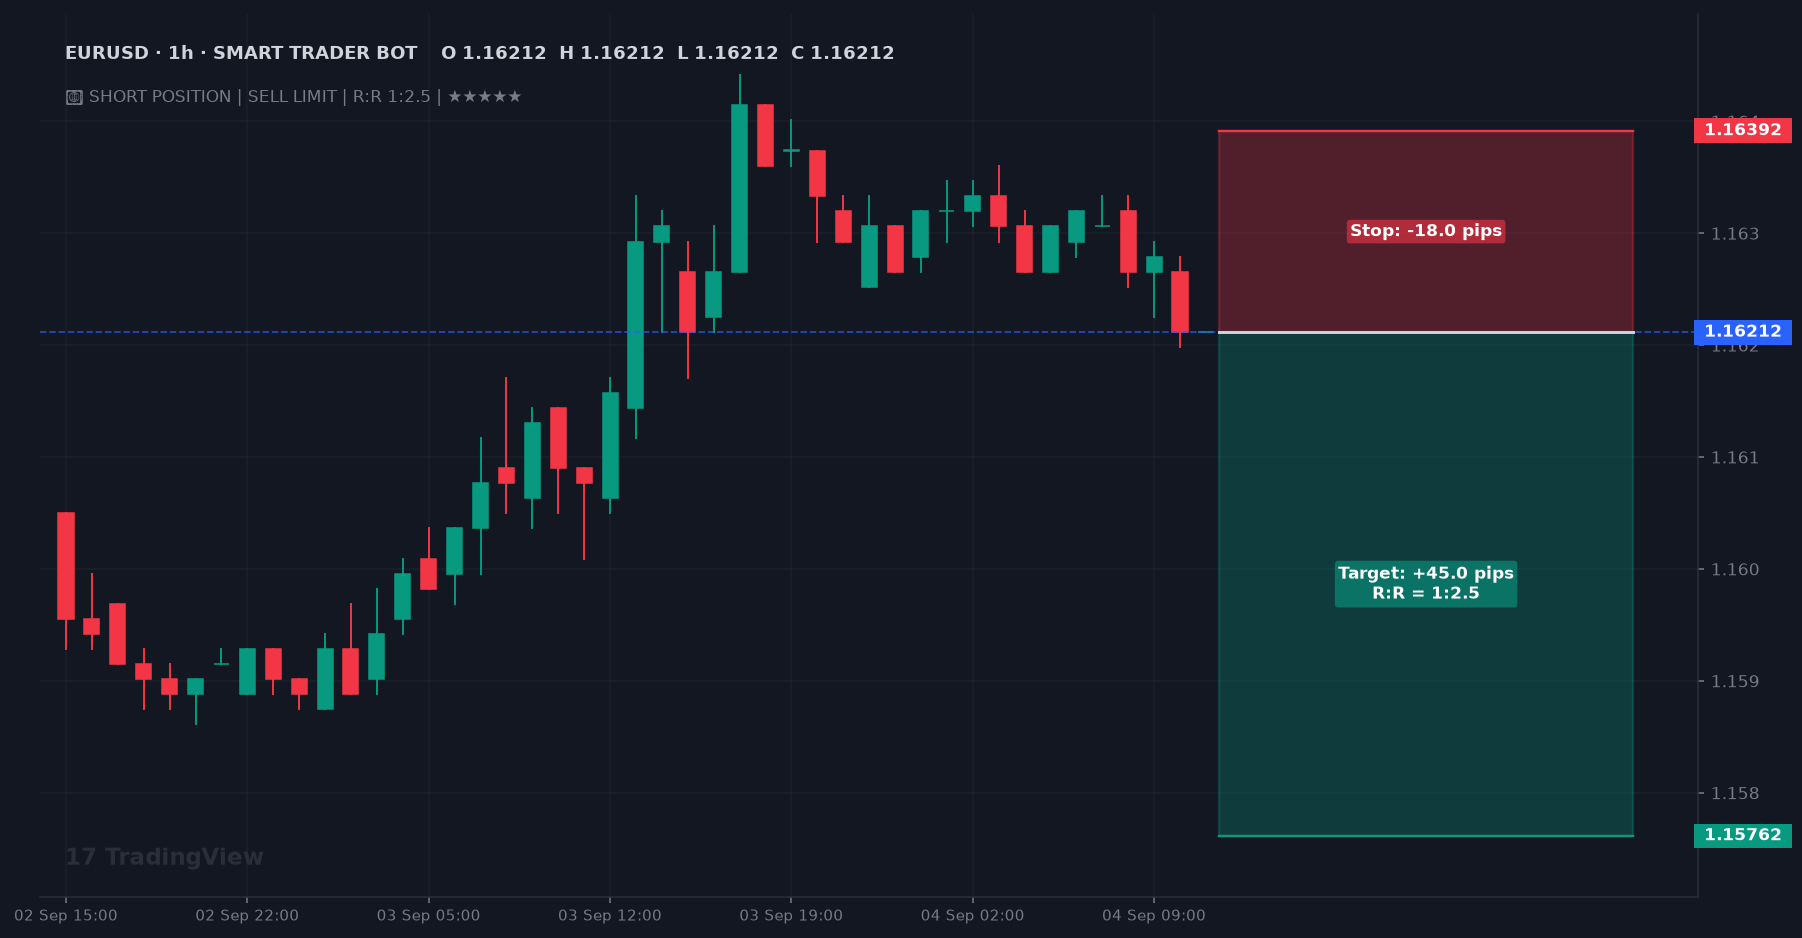

The Python source for this figure:
import io
import pandas as pd
import numpy as np
import matplotlib
matplotlib.use('Agg')
import matplotlib.pyplot as plt
import matplotlib.patches as patches
from matplotlib.patches import Rectangle
from datetime import datetime, timedelta

def generate_tradingview_style_chart(
    df: pd.DataFrame,
    symbol: str,
    timeframe: str,
    direction: str,
    entry: float,
    stop_loss: float,
    tp1: float,
    tp2: float = None,
    current_price: float = None,
    order_type: str = "BUY_LIMIT",
    stars: int = 4,
    last_n_candles: int = 45,
    future_padding_bars: int = 18,
) -> bytes:
    """
    Генерирует график в точном стиле TradingView:
    - Свечи занимают левые ~70% графика и НЕ доходят до правого края
    - Справа от текущей свечи расположен интерактивный бокс позиции (Long/Short Position tool)
    - Красная зона риска (SL) и зеленая зона профита (TP) проецируются ВПЕРЕД во времени
    - На правой ценовой шкале четкие цветные плашки: SL (красная), Entry (серая), TP (зеленая), Market (желтая)
    - Палитра TradingView Dark: фон #131722, сетка #1e222d, свечи #089981 / #f23645
    """
    df_chart = df.tail(last_n_candles).copy().reset_index(drop=True)
    n_candles = len(df_chart)
    
    if current_price is None:
        current_price = float(df_chart['close'].iloc[-1])
        
    # Формат цены (Forex 5 знаков, JPY 3 знака, Gold 2 знака)
    if 'JPY' in symbol:
        p_fmt = "{:.3f}"
        pip_mult = 100.0
    elif 'XAU' in symbol:
        p_fmt = "{:.2f}"
        pip_mult = 10.0
    else:
        p_fmt = "{:.5f}"
        pip_mult = 10000.0

    risk_pips = abs(entry - stop_loss) * pip_mult
    reward_pips = abs(tp1 - entry) * pip_mult
    rr = reward_pips / risk_pips if risk_pips > 0 else 2.5

    # Создаем фигуру TradingView
    fig, ax = plt.subplots(figsize=(13, 6.8), dpi=140)
    fig.patch.set_facecolor('#131722')
    ax.set_facecolor('#131722')

    # Настройка сетки
    ax.grid(True, color='#1e222d', linestyle='-', linewidth=0.8, alpha=0.7)
    ax.set_axisbelow(True)

    # Рисуем свечи
    candle_width = 0.58
    wick_width = 1.0

    for i in range(n_candles):
        row = df_chart.iloc[i]
        o, h, l, c = row['open'], row['high'], row['low'], row['close']
        
        is_up = c >= o
        c_color = '#089981' if is_up else '#f23645'
        
        # Тень
        ax.plot([i, i], [l, h], color=c_color, linewidth=wick_width, zorder=2)
        
        # Тело
        body_bottom = min(o, c)
        body_height = max(abs(c - o), (h - l) * 0.01)  # чтобы доджи не исчезали
        
        rect = Rectangle(
            (i - candle_width / 2, body_bottom),
            candle_width, body_height,
            facecolor=c_color,
            edgecolor=c_color,
            linewidth=0.8,
            zorder=3
        )
        ax.add_patch(rect)

    # ── TradingView Position Tool Box (R:R Box) ──
    # Бокс начинается от текущей последней свечи и проецируется вправо в пустое пространство
    x_start = n_candles - 0.5
    box_width = future_padding_bars - 2
    x_end = x_start + box_width

    sl_color = '#f23645'
    tp_color = '#089981'
    entry_color = '#787b86'

    if direction == "LONG":
        # Зеленая зона сверху (Entry -> TP1)
        profit_height = tp1 - entry
        rect_tp = Rectangle(
            (x_start, entry), box_width, profit_height,
            facecolor=tp_color, edgecolor=tp_color, alpha=0.28, linewidth=1.2, zorder=4
        )
        ax.add_patch(rect_tp)

        # Красная зона снизу (SL -> Entry)
        risk_height = entry - stop_loss
        rect_sl = Rectangle(
            (x_start, stop_loss), box_width, risk_height,
            facecolor=sl_color, edgecolor=sl_color, alpha=0.28, linewidth=1.2, zorder=4
        )
        ax.add_patch(rect_sl)

    else:  # SHORT
        # Красная зона сверху (Entry -> SL)
        risk_height = stop_loss - entry
        rect_sl = Rectangle(
            (x_start, entry), box_width, risk_height,
            facecolor=sl_color, edgecolor=sl_color, alpha=0.28, linewidth=1.2, zorder=4
        )
        ax.add_patch(rect_sl)

        # Зеленая зона снизу (TP1 -> Entry)
        profit_height = entry - tp1
        rect_tp = Rectangle(
            (x_start, tp1), box_width, profit_height,
            facecolor=tp_color, edgecolor=tp_color, alpha=0.28, linewidth=1.2, zorder=4
        )
        ax.add_patch(rect_tp)

    # Линия входа (горизонтальная через весь бокс)
    ax.plot([x_start, x_end], [entry, entry], color='#d1d4dc', linewidth=1.5, linestyle='-', zorder=5)
    # Верхняя и нижняя границы
    ax.plot([x_start, x_end], [stop_loss, stop_loss], color=sl_color, linewidth=1.2, linestyle='-', zorder=5)
    ax.plot([x_start, x_end], [tp1, tp1], color=tp_color, linewidth=1.2, linestyle='-', zorder=5)

    # Текст внутри бокса позиции (Target & Stop & R:R)
    box_center_x = x_start + box_width / 2
    if direction == "LONG":
        tp_text_y = entry + profit_height * 0.5
        sl_text_y = stop_loss + risk_height * 0.5
    else:
        tp_text_y = tp1 + profit_height * 0.5
        sl_text_y = entry + risk_height * 0.5

    ax.text(box_center_x, tp_text_y, f"Target: +{reward_pips:.1f} pips\nR:R = 1:{rr:.1f}",
            color='#ffffff', fontsize=8.5, fontweight='bold', ha='center', va='center', zorder=6,
            bbox=dict(boxstyle='round,pad=0.2', facecolor='#089981', alpha=0.6, edgecolor='none'))

    ax.text(box_center_x, sl_text_y, f"Stop: -{risk_pips:.1f} pips",
            color='#ffffff', fontsize=8.5, fontweight='bold', ha='center', va='center', zorder=6,
            bbox=dict(boxstyle='round,pad=0.2', facecolor='#f23645', alpha=0.6, edgecolor='none'))

    # Линия текущей цены (Market Price)
    ax.axhline(current_price, color='#2962ff', linestyle='--', linewidth=0.9, alpha=0.7, zorder=3)

    # Границы по X: от -1 до n_candles + future_padding_bars
    total_x_span = n_candles + future_padding_bars
    ax.set_xlim(-1, total_x_span)

    # Границы по Y: с запасом
    all_y = list(df_chart['low']) + list(df_chart['high']) + [entry, stop_loss, tp1, current_price]
    if tp2:
        all_y.append(tp2)
    y_min, y_max = min(all_y), max(all_y)
    y_padding = (y_max - y_min) * 0.08
    ax.set_ylim(y_min - y_padding, y_max + y_padding)

    # Настройка осей и подписей
    ax.spines['top'].set_visible(False)
    ax.spines['bottom'].set_color('#2a2e39')
    ax.spines['left'].set_visible(False)
    ax.spines['right'].set_color('#2a2e39')

    # Ось цен справа
    ax.yaxis.tick_right()
    ax.yaxis.set_label_position("right")
    ax.tick_params(axis='y', colors='#787b86', labelsize=8.5, length=3)
    ax.tick_params(axis='x', colors='#787b86', labelsize=8, length=3)

    # Плашки цен на правой шкале (TradingView price tags)
    x_badge = total_x_span

    def add_price_badge(y_val, text, bg_color, text_color='#ffffff'):
        ax.text(
            x_badge, y_val, f" {text} ",
            color=text_color, fontsize=8.5, fontweight='bold',
            va='center', ha='left',
            bbox=dict(boxstyle='square,pad=0.25', facecolor=bg_color, edgecolor='none'),
            clip_on=False, zorder=10
        )

    add_price_badge(stop_loss, p_fmt.format(stop_loss), '#f23645')
    add_price_badge(entry, p_fmt.format(entry), '#5d606b')
    add_price_badge(tp1, p_fmt.format(tp1), '#089981')
    add_price_badge(current_price, p_fmt.format(current_price), '#2962ff')

    # Заголовок в стиле TradingView (верхний левый угол)
    last_row = df_chart.iloc[-1]
    title_text = (
        f"{symbol} · {timeframe} · SMART TRADER BOT    "
        f"O {p_fmt.format(last_row['open'])}  "
        f"H {p_fmt.format(last_row['high'])}  "
        f"L {p_fmt.format(last_row['low'])}  "
        f"C {p_fmt.format(last_row['close'])}"
    )
    ax.text(0.015, 0.965, title_text, transform=ax.transAxes,
            color='#d1d4dc', fontsize=9.5, fontweight='bold', va='top', ha='left')

    dir_label = "🟢 LONG POSITION" if direction == "LONG" else "🔴 SHORT POSITION"
    sub_text = f"{dir_label} | {order_type.replace('_', ' ')} | R:R 1:{rr:.1f} | {'★' * stars}"
    ax.text(0.015, 0.915, sub_text, transform=ax.transAxes,
            color='#787b86', fontsize=8.5, va='top', ha='left')

    # Водяной знак TradingView внизу слева
    ax.text(0.015, 0.03, "17 TradingView", transform=ax.transAxes,
            color='#2a2e39', fontsize=12, fontweight='bold', va='bottom', ha='left')

    # Метки дат на оси X (берем каждые 8-10 свечей)
    if 'timestamp' in df_chart.columns:
        step = max(1, n_candles // 6)
        x_ticks = list(range(0, n_candles, step))
        x_labels = []
        for x_idx in x_ticks:
            ts = df_chart['timestamp'].iloc[x_idx]
            if isinstance(ts, str):
                ts = pd.to_datetime(ts)
            x_labels.append(ts.strftime('%d %b %H:%M'))
        ax.set_xticks(x_ticks)
        ax.set_xticklabels(x_labels, rotation=0, ha='center', fontsize=7.5, color='#787b86')
    else:
        ax.set_xticks([])

    plt.tight_layout()
    buf = io.BytesIO()
    fig.savefig(buf, format='png', dpi=140, bbox_inches='tight', facecolor='#131722')
    plt.close(fig)
    buf.seek(0)
    return buf.getvalue()


# Тестовый прогон на реальных данных
if __name__ == '__main__':
    import asyncio
    import sys
    from pathlib import Path
    sys.path.insert(0, str(Path(__file__).parent.parent))
    from market.data_fetcher import DataFetcher

    async def main():
        fetcher = DataFetcher()
        df = await fetcher.fetch_ohlcv("EURUSD", "H1", limit=60)
        curr = float(df['close'].iloc[-1])
        entry = curr
        sl = curr + 0.00180
        tp = curr - 0.00450
        
        img_bytes = generate_tradingview_style_chart(
            df=df,
            symbol="EURUSD",
            timeframe="1h",
            direction="SHORT",
            entry=entry,
            stop_loss=sl,
            tp1=tp,
            current_price=curr,
            order_type="SELL_LIMIT",
            stars=5,
            last_n_candles=45,
            future_padding_bars=18
        )
        with open("scratch/test_tradingview_chart.png", "wb") as f:
            f.write(img_bytes)
        print("Chart saved to scratch/test_tradingview_chart.png, size:", len(img_bytes))

    asyncio.run(main())
